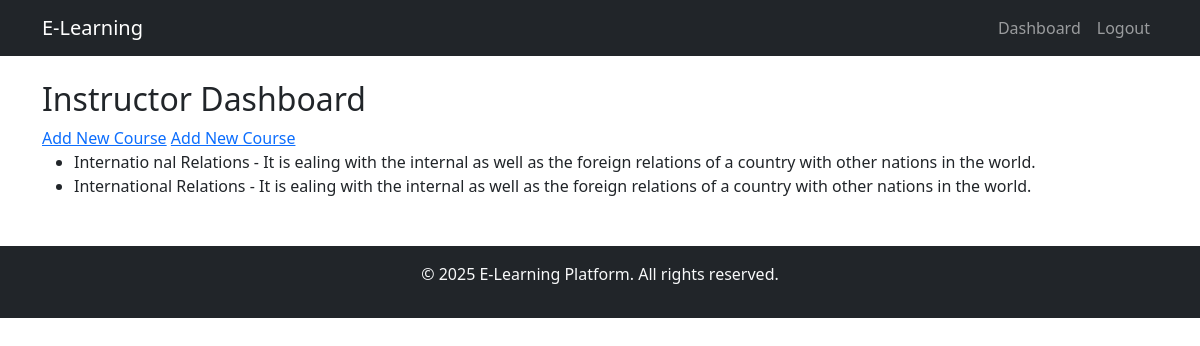
Screenshot of /courses/instructor/ (signed in) with the database file from the repository.
### courses/models.py (models this page shows, shortened)
class Course(models.Model):
    title = models.CharField(max_length=255)
    description = models.TextField()
    instructor = models.ForeignKey(User, on_delete=models.CASCADE, null=True, blank=True, limit_choices_to={'role': 'instructor'})
    created_at = models.DateTimeField(auto_now_add=True)

### courses/views.py (the view)
# urls.py: path("instructor/", instructor_dashboard, name="instructor_dashboard"),
@login_required
def instructor_dashboard(request):
    if request.user.role != 'instructor':
        return redirect('home')
    courses = Course.objects.filter(instructor=request.user)
    return render(request, 'courses/instructor_dashboard.html', {'courses': courses})

### courses/templates/courses/instructor_dashboard.html
{% extends 'base.html' %}
{% block content %}
<h2>Instructor Dashboard</h2>
<a href="{% url 'add_course' %}">Add New Course</a>
<a href="{% url 'add_course' %}">Add New Course</a>
<ul>
    {% for course in courses %}
        <li>{{ course.title }} - {{ course.description }}</li>
    {% empty %}
        <p>No courses added yet.</p>
    {% endfor %}
</ul>
{% endblock %}

### rows the page displays
Course: title "Internatio nal Relations", description "It is ealing with the internal as well as the foreign relations of a country with other nations in the world."
Course: title "International Relations", description "It is ealing with the internal as well as the foreign relations of a country with other nations in the world."
